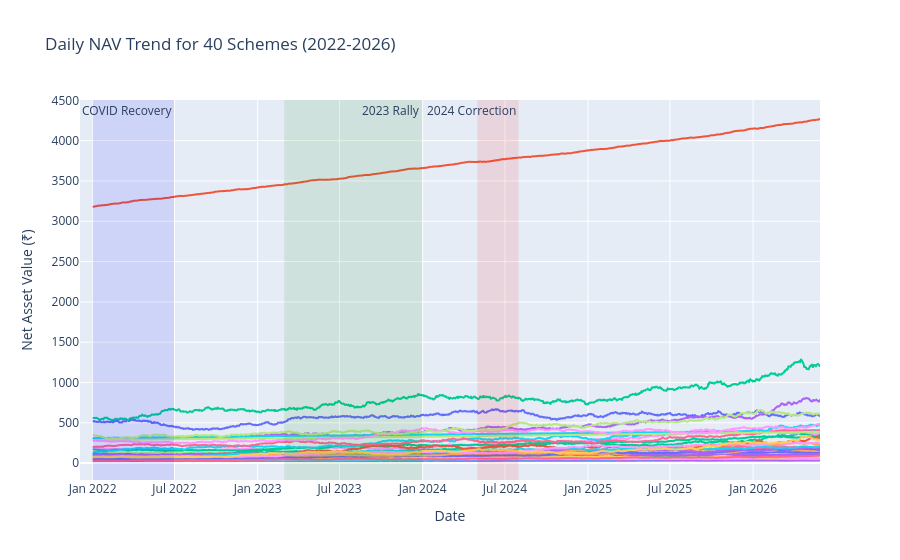

The notebook cell this image was saved under:
### Code cell
query_nav = """
    SELECT f.nav_date, f.nav, d.scheme_name 
    FROM fact_nav f
    JOIN dim_fund d ON f.amfi_code = d.amfi_code
"""
df_nav = pd.read_sql(query_nav, conn, parse_dates=['nav_date'])

fig = px.line(df_nav, x='nav_date', y='nav', color='scheme_name', 
              title='Daily NAV Trend for 40 Schemes (2022-2026)',
              labels={'nav_date': 'Date', 'nav': 'Net Asset Value (₹)'})

fig.add_vrect(x0="2022-01-01", x1="2022-06-30", fillcolor="blue", opacity=0.1, line_width=0, annotation_text="COVID Recovery")
fig.add_vrect(x0="2023-03-01", x1="2023-12-31", fillcolor="green", opacity=0.1, line_width=0, annotation_text="2023 Rally")
fig.add_vrect(x0="2024-05-01", x1="2024-07-31", fillcolor="red", opacity=0.1, line_width=0, annotation_text="2024 Correction")

fig.update_layout(showlegend=False) 
fig.show()
fig.write_image(REPORTS_DIR / 'nav_trend.png')

### Figure 1 — Plotly figure (JSON) as saved in the notebook; plotly's stock layout.template omitted (floating-point values rounded to 4 significant figures; data arrays with more than 128 entries replaced by an {"elided": "..."} marker saying what was removed)
{"data": [{"hovertemplate": "scheme_name=HDFC Top 100 Fund - Regular Plan - Growth<br>Date=%{x}<br>Net Asset Value (₹)=%{y}<extra></extra>", "legendgroup": "HDFC Top 100 Fund - Regular Plan - Growth", "line": {"color": "#636efa", "dash": "solid"}, "marker": {"symbol": "circle"}, "mode": "lines", "name": "HDFC Top 100 Fund - Regular Plan - Growth", "showlegend": true, "type": "scattergl", "x": {"elided": "1150 str values"}, "xaxis": "x", "y": {"elided": "1150 float values"}, "yaxis": "y"}, {"hovertemplate": "scheme_name=HDFC Short Term Debt Fund - Regular - Growth<br>Date=%{x}<br>Net Asset Value (₹)=%{y}<extra></extra>", "legendgroup": "HDFC Short Term Debt Fund - Regular - Growth", "line": {"color": "#EF553B", "dash": "solid"}, "marker": {"symbol": "circle"}, "mode": "lines", "name": "HDFC Short Term Debt Fund - Regular - Growth", "showlegend": true, "type": "scattergl", "x": {"elided": "1150 str values"}, "xaxis": "x", "y": {"elided": "1150 float values"}, "yaxis": "y"}, {"hovertemplate": "scheme_name=HDFC Mid-Cap Opportunities Fund - Regular - Growth<br>Date=%{x}<br>Net Asset Value (₹)=%{y}<extra></extra>", "legendgroup": "HDFC Mid-Cap Opportunities Fund - Regular - Growth", "line": {"color": "#00cc96", "dash": "solid"}, "marker": {"symbol": "circle"}, "mode": "lines", "name": "HDFC Mid-Cap Opportunities Fund - Regular - Growth", "showlegend": true, "type": "scattergl", "x": {"elided": "1150 str values"}, "xaxis": "x", "y": {"elided": "1150 float values"}, "yaxis": "y"}, {"hovertemplate": "scheme_name=ABSL Frontline Equity Fund - Regular - Growth<br>Date=%{x}<br>Net Asset Value (₹)=%{y}<extra></extra>", "legendgroup": "ABSL Frontline Equity Fund - Regular - Growth", "line": {"color": "#ab63fa", "dash": "solid"}, "marker": {"symbol": "circle"}, "mode": "lines", "name": "ABSL Frontline Equity Fund - Regular - Growth", "showlegend": true, "type": "scattergl", "x": {"elided": "1150 str values"}, "xaxis": "x", "y": {"elided": "1150 float values"}, "yaxis": "y"}, {"hovertemplate": "scheme_name=ABSL Small Cap Fund - Regular - Growth<br>Date=%{x}<br>Net Asset Value (₹)=%{y}<extra></extra>", "legendgroup": "ABSL Small Cap Fund - Regular - Growth", "line": {"color": "#FFA15A", "dash": "solid"}, "marker": {"symbol": "circle"}, "mode": "lines", "name": "ABSL Small Cap Fund - Regular - Growth", "showlegend": true, "type": "scattergl", "x": {"elided": "1150 str values"}, "xaxis": "x", "y": {"elided": "1150 float values"}, "yaxis": "y"}, {"hovertemplate": "scheme_name=ABSL Liquid Fund - Regular - Growth<br>Date=%{x}<br>Net Asset Value (₹)=%{y}<extra></extra>", "legendgroup": "ABSL Liquid Fund - Regular - Growth", "line": {"color": "#19d3f3", "dash": "solid"}, "marker": {"symbol": "circle"}, "mode": "lines", "name": "ABSL Liquid Fund - Regular - Growth", "showlegend": true, "type": "scattergl", "x": {"elided": "1150 str values"}, "xaxis": "x", "y": {"elided": "1150 float values"}, "yaxis": "y"}, {"hovertemplate": "scheme_name=UTI Nifty 50 Index Fund - Regular - Growth<br>Date=%{x}<br>Net Asset Value (₹)=%{y}<extra></extra>", "legendgroup": "UTI Nifty 50 Index Fund - Regular - Growth", "line": {"color": "#FF6692", "dash": "solid"}, "marker": {"symbol": "circle"}, "mode": "lines", "name": "UTI Nifty 50 Index Fund - Regular - Growth", "showlegend": true, "type": "scattergl", "x": {"elided": "1150 str values"}, "xaxis": "x", "y": {"elided": "1150 float values"}, "yaxis": "y"}, {"hovertemplate": "scheme_name=UTI Mid Cap Fund - Regular - Growth<br>Date=%{x}<br>Net Asset Value (₹)=%{y}<extra></extra>", "legendgroup": "UTI Mid Cap Fund - Regular - Growth", "line": {"color": "#B6E880", "dash": "solid"}, "marker": {"symbol": "circle"}, "mode": "lines", "name": "UTI Mid Cap Fund - Regular - Growth", "showlegend": true, "type": "scattergl", "x": {"elided": "1150 str values"}, "xaxis": "x", "y": {"elided": "1150 float values"}, "yaxis": "y"}, {"hovertemplate": "scheme_name=UTI Flexi Cap Fund - Regular - Growth<br>Date=%{x}<br>Net Asset Value (₹)=%{y}<extra></extra>", "legendgroup": "UTI Flexi Cap Fund - Regular - Growth", "line": {"color": "#FF97FF", "dash": "solid"}, "marker": {"symbol": "circle"}, "mode": "lines", "name": "UTI Flexi Cap Fund - Regular - Growth", "showlegend": true, "type": "scattergl", "x": {"elided": "1150 str values"}, "xaxis": "x", "y": {"elided": "1150 float values"}, "yaxis": "y"}, {"hovertemplate": "scheme_name=Nippon India Large Cap Fund - Regular - Growth<br>Date=%{x}<br>Net Asset Value (₹)=%{y}<extra></extra>", "legendgroup": "Nippon India Large Cap Fund - Regular - Growth", "line": {"color": "#FECB52", "dash": "solid"}, "marker": {"symbol": "circle"}, "mode": "lines", "name": "Nippon India Large Cap Fund - Regular - Growth", "showlegend": true, "type": "scattergl", "x": {"elided": "1150 str values"}, "xaxis": "x", "y": {"elided": "1150 float values"}, "yaxis": "y"}, {"hovertemplate": "scheme_name=Nippon India Large Cap Fund - Direct - Growth<br>Date=%{x}<br>Net Asset Value (₹)=%{y}<extra></extra>", "legendgroup": "Nippon India Large Cap Fund - Direct - Growth", "line": {"color": "#636efa", "dash": "solid"}, "marker": {"symbol": "circle"}, "mode": "lines", "name": "Nippon India Large Cap Fund - Direct - Growth", "showlegend": true, "type": "scattergl", "x": {"elided": "1150 str values"}, "xaxis": "x", "y": {"elided": "1150 float values"}, "yaxis": "y"}, {"hovertemplate": "scheme_name=Nippon India Small Cap Fund - Regular - Growth<br>Date=%{x}<br>Net Asset Value (₹)=%{y}<extra></extra>", "legendgroup": "Nippon India Small Cap Fund - Regular - Growth", "line": {"color": "#EF553B", "dash": "solid"}, "marker": {"symbol": "circle"}, "mode": "lines", "name": "Nippon India Small Cap Fund - Regular - Growth", "showlegend": true, "type": "scattergl", "x": {"elided": "1150 str values"}, "xaxis": "x", "y": {"elided": "1150 float values"}, "yaxis": "y"}, {"hovertemplate": "scheme_name=Nippon India ETF Nifty 50 BeES<br>Date=%{x}<br>Net Asset Value (₹)=%{y}<extra></extra>", "legendgroup": "Nippon India ETF Nifty 50 BeES", "line": {"color": "#00cc96", "dash": "solid"}, "marker": {"symbol": "circle"}, "mode": "lines", "name": "Nippon India ETF Nifty 50 BeES", "showlegend": true, "type": "scattergl", "x": {"elided": "1150 str values"}, "xaxis": "x", "y": {"elided": "1150 float values"}, "yaxis": "y"}, {"hovertemplate": "scheme_name=Nippon India Gilt Securities Fund - Regular - Growth<br>Date=%{x}<br>Net Asset Value (₹)=%{y}<extra></extra>", "legendgroup": "Nippon India Gilt Securities Fund - Regular - Growth", "line": {"color": "#ab63fa", "dash": "solid"}, "marker": {"symbol": "circle"}, "mode": "lines", "name": "Nippon India Gilt Securities Fund - Regular - Growth", "showlegend": true, "type": "scattergl", "x": {"elided": "1150 str values"}, "xaxis": "x", "y": {"elided": "1150 float values"}, "yaxis": "y"}, {"hovertemplate": "scheme_name=Axis Bluechip Fund - Regular - Growth<br>Date=%{x}<br>Net Asset Value (₹)=%{y}<extra></extra>", "legendgroup": "Axis Bluechip Fund - Regular - Growth", "line": {"color": "#FFA15A", "dash": "solid"}, "marker": {"symbol": "circle"}, "mode": "lines", "name": "Axis Bluechip Fund - Regular - Growth", "showlegend": true, "type": "scattergl", "x": {"elided": "1150 str values"}, "xaxis": "x", "y": {"elided": "1150 float values"}, "yaxis": "y"}, {"hovertemplate": "scheme_name=Axis Bluechip Fund - Direct - Growth<br>Date=%{x}<br>Net Asset Value (₹)=%{y}<extra></extra>", "legendgroup": "Axis Bluechip Fund - Direct - Growth", "line": {"color": "#19d3f3", "dash": "solid"}, "marker": {"symbol": "circle"}, "mode": "lines", "name": "Axis Bluechip Fund - Direct - Growth", "showlegend": true, "type": "scattergl", "x": {"elided": "1150 str values"}, "xaxis": "x", "y": {"elided": "1150 float values"}, "yaxis": "y"}, {"hovertemplate": "scheme_name=Axis Midcap Fund - Regular - Growth<br>Date=%{x}<br>Net Asset Value (₹)=%{y}<extra></extra>", "legendgroup": "Axis Midcap Fund - Regular - Growth", "line": {"color": "#FF6692", "dash": "solid"}, "marker": {"symbol": "circle"}, "mode": "lines", "name": "Axis Midcap Fund - Regular - Growth", "showlegend": true, "type": "scattergl", "x": {"elided": "1150 str values"}, "xaxis": "x", "y": {"elided": "1150 float values"}, "yaxis": "y"}, {"hovertemplate": "scheme_name=Axis Small Cap Fund - Regular - Growth<br>Date=%{x}<br>Net Asset Value (₹)=%{y}<extra></extra>", "legendgroup": "Axis Small Cap Fund - Regular - Growth", "line": {"color": "#B6E880", "dash": "solid"}, "marker": {"symbol": "circle"}, "mode": "lines", "name": "Axis Small Cap Fund - Regular - Growth", "showlegend": true, "type": "scattergl", "x": {"elided": "1150 str values"}, "xaxis": "x", "y": {"elided": "1150 float values"}, "yaxis": "y"}, {"hovertemplate": "scheme_name=SBI Magnum Gilt Fund - Regular Plan - Growth<br>Date=%{x}<br>Net Asset Value (₹)=%{y}<extra></extra>", "legendgroup": "SBI Magnum Gilt Fund - Regular Plan - Growth", "line": {"color": "#FF97FF", "dash": "solid"}, "marker": {"symbol": "circle"}, "mode": "lines", "name": "SBI Magnum Gilt Fund - Regular Plan - Growth", "showlegend": true, "type": "scattergl", "x": {"elided": "1150 str values"}, "xaxis": "x", "y": {"elided": "1150 float values"}, "yaxis": "y"}, {"hovertemplate": "scheme_name=SBI Bluechip Fund - Regular Plan - Growth<br>Date=%{x}<br>Net Asset Value (₹)=%{y}<extra></extra>", "legendgroup": "SBI Bluechip Fund - Regular Plan - Growth", "line": {"color": "#FECB52", "dash": "solid"}, "marker": {"symbol": "circle"}, "mode": "lines", "name": "SBI Bluechip Fund - Regular Plan - Growth", "showlegend": true, "type": "scattergl", "x": {"elided": "1150 str values"}, "xaxis": "x", "y": {"elided": "1150 float values"}, "yaxis": "y"}, {"hovertemplate": "scheme_name=SBI Bluechip Fund - Direct Plan - Growth<br>Date=%{x}<br>Net Asset Value (₹)=%{y}<extra></extra>", "legendgroup": "SBI Bluechip Fund - Direct Plan - Growth", "line": {"color": "#636efa", "dash": "solid"}, "marker": {"symbol": "circle"}, "mode": "lines", "name": "SBI Bluechip Fund - Direct Plan - Growth", "showlegend": true, "type": "scattergl", "x": {"elided": "1150 str values"}, "xaxis": "x", "y": {"elided": "1150 float values"}, "yaxis": "y"}, {"hovertemplate": "scheme_name=SBI Small Cap Fund - Regular Plan - Growth<br>Date=%{x}<br>Net Asset Value (₹)=%{y}<extra></extra>", "legendgroup": "SBI Small Cap Fund - Regular Plan - Growth", "line": {"color": "#EF553B", "dash": "solid"}, "marker": {"symbol": "circle"}, "mode": "lines", "name": "SBI Small Cap Fund - Regular Plan - Growth", "showlegend": true, "type": "scattergl", "x": {"elided": "1150 str values"}, "xaxis": "x", "y": {"elided": "1150 float values"}, "yaxis": "y"}, {"hovertemplate": "scheme_name=SBI Small Cap Fund - Direct Plan - Growth<br>Date=%{x}<br>Net Asset Value (₹)=%{y}<extra></extra>", "legendgroup": "SBI Small Cap Fund - Direct Plan - Growth", "line": {"color": "#00cc96", "dash": "solid"}, "marker": {"symbol": "circle"}, "mode": "lines", "name": "SBI Small Cap Fund - Direct Plan - Growth", "showlegend": true, "type": "scattergl", "x": {"elided": "1150 str values"}, "xaxis": "x", "y": {"elided": "1150 float values"}, "yaxis": "y"}, {"hovertemplate": "scheme_name=ICICI Pru Bluechip Fund - Regular - Growth<br>Date=%{x}<br>Net Asset Value (₹)=%{y}<extra></extra>", "legendgroup": "ICICI Pru Bluechip Fund - Regular - Growth", "line": {"color": "#ab63fa", "dash": "solid"}, "marker": {"symbol": "circle"}, "mode": "lines", "name": "ICICI Pru Bluechip Fund - Regular - Growth", "showlegend": true, "type": "scattergl", "x": {"elided": "1150 str values"}, "xaxis": "x", "y": {"elided": "1150 float values"}, "yaxis": "y"}, {"hovertemplate": "scheme_name=ICICI Pru Bluechip Fund - Direct - Growth<br>Date=%{x}<br>Net Asset Value (₹)=%{y}<extra></extra>", "legendgroup": "ICICI Pru Bluechip Fund - Direct - Growth", "line": {"color": "#FFA15A", "dash": "solid"}, "marker": {"symbol": "circle"}, "mode": "lines", "name": "ICICI Pru Bluechip Fund - Direct - Growth", "showlegend": true, "type": "scattergl", "x": {"elided": "1150 str values"}, "xaxis": "x", "y": {"elided": "1150 float values"}, "yaxis": "y"}, {"hovertemplate": "scheme_name=ICICI Pru Midcap Fund - Regular - Growth<br>Date=%{x}<br>Net Asset Value (₹)=%{y}<extra></extra>", "legendgroup": "ICICI Pru Midcap Fund - Regular - Growth", "line": {"color": "#19d3f3", "dash": "solid"}, "marker": {"symbol": "circle"}, "mode": "lines", "name": "ICICI Pru Midcap Fund - Regular - Growth", "showlegend": true, "type": "scattergl", "x": {"elided": "1150 str values"}, "xaxis": "x", "y": {"elided": "1150 float values"}, "yaxis": "y"}, {"hovertemplate": "scheme_name=ICICI Pru Value Discovery Fund - Regular - Growth<br>Date=%{x}<br>Net Asset Value (₹)=%{y}<extra></extra>", "legendgroup": "ICICI Pru Value Discovery Fund - Regular - Growth", "line": {"color": "#FF6692", "dash": "solid"}, "marker": {"symbol": "circle"}, "mode": "lines", "name": "ICICI Pru Value Discovery Fund - Regular - Growth", "showlegend": true, "type": "scattergl", "x": {"elided": "1150 str values"}, "xaxis": "x", "y": {"elided": "1150 float values"}, "yaxis": "y"}, {"hovertemplate": "scheme_name=ICICI Pru Liquid Fund - Regular - Growth<br>Date=%{x}<br>Net Asset Value (₹)=%{y}<extra></extra>", "legendgroup": "ICICI Pru Liquid Fund - Regular - Growth", "line": {"color": "#B6E880", "dash": "solid"}, "marker": {"symbol": "circle"}, "mode": "lines", "name": "ICICI Pru Liquid Fund - Regular - Growth", "showlegend": true, "type": "scattergl", "x": {"elided": "1150 str values"}, "xaxis": "x", "y": {"elided": "1150 float values"}, "yaxis": "y"}, {"hovertemplate": "scheme_name=Kotak Bluechip Fund - Regular - Growth<br>Date=%{x}<br>Net Asset Value (₹)=%{y}<extra></extra>", "legendgroup": "Kotak Bluechip Fund - Regular - Growth", "line": {"color": "#FF97FF", "dash": "solid"}, "marker": {"symbol": "circle"}, "mode": "lines", "name": "Kotak Bluechip Fund - Regular - Growth", "showlegend": true, "type": "scattergl", "x": {"elided": "1150 str values"}, "xaxis": "x", "y": {"elided": "1150 float values"}, "yaxis": "y"}, {"hovertemplate": "scheme_name=Kotak Emerging Equity Fund - Regular - Growth<br>Date=%{x}<br>Net Asset Value (₹)=%{y}<extra></extra>", "legendgroup": "Kotak Emerging Equity Fund - Regular - Growth", "line": {"color": "#FECB52", "dash": "solid"}, "marker": {"symbol": "circle"}, "mode": "lines", "name": "Kotak Emerging Equity Fund - Regular - Growth", "showlegend": true, "type": "scattergl", "x": {"elided": "1150 str values"}, "xaxis": "x", "y": {"elided": "1150 float values"}, "yaxis": "y"}, {"hovertemplate": "scheme_name=Kotak Flexicap Fund - Regular - Growth<br>Date=%{x}<br>Net Asset Value (₹)=%{y}<extra></extra>", "legendgroup": "Kotak Flexicap Fund - Regular - Growth", "line": {"color": "#636efa", "dash": "solid"}, "marker": {"symbol": "circle"}, "mode": "lines", "name": "Kotak Flexicap Fund - Regular - Growth", "showlegend": true, "type": "scattergl", "x": {"elided": "1150 str values"}, "xaxis": "x", "y": {"elided": "1150 float values"}, "yaxis": "y"}, {"hovertemplate": "scheme_name=Kotak Liquid Fund - Regular - Growth<br>Date=%{x}<br>Net Asset Value (₹)=%{y}<extra></extra>", "legendgroup": "Kotak Liquid Fund - Regular - Growth", "line": {"color": "#EF553B", "dash": "solid"}, "marker": {"symbol": "circle"}, "mode": "lines", "name": "Kotak Liquid Fund - Regular - Growth", "showlegend": true, "type": "scattergl", "x": {"elided": "1150 str values"}, "xaxis": "x", "y": {"elided": "1150 float values"}, "yaxis": "y"}, {"hovertemplate": "scheme_name=HDFC Top 100 Fund - Direct Plan - Growth<br>Date=%{x}<br>Net Asset Value (₹)=%{y}<extra></extra>", "legendgroup": "HDFC Top 100 Fund - Direct Plan - Growth", "line": {"color": "#00cc96", "dash": "solid"}, "marker": {"symbol": "circle"}, "mode": "lines", "name": "HDFC Top 100 Fund - Direct Plan - Growth", "showlegend": true, "type": "scattergl", "x": {"elided": "1150 str values"}, "xaxis": "x", "y": {"elided": "1150 float values"}, "yaxis": "y"}, {"hovertemplate": "scheme_name=HDFC Mid-Cap Opportunities Fund - Direct - Growth<br>Date=%{x}<br>Net Asset Value (₹)=%{y}<extra></extra>", "legendgroup": "HDFC Mid-Cap Opportunities Fund - Direct - Growth", "line": {"color": "#ab63fa", "dash": "solid"}, "marker": {"symbol": "circle"}, "mode": "lines", "name": "HDFC Mid-Cap Opportunities Fund - Direct - Growth", "showlegend": true, "type": "scattergl", "x": {"elided": "1150 str values"}, "xaxis": "x", "y": {"elided": "1150 float values"}, "yaxis": "y"}, {"hovertemplate": "scheme_name=Mirae Asset Large Cap Fund - Regular - Growth<br>Date=%{x}<br>Net Asset Value (₹)=%{y}<extra></extra>", "legendgroup": "Mirae Asset Large Cap Fund - Regular - Growth", "line": {"color": "#FFA15A", "dash": "solid"}, "marker": {"symbol": "circle"}, "mode": "lines", "name": "Mirae Asset Large Cap Fund - Regular - Growth", "showlegend": true, "type": "scattergl", "x": {"elided": "1150 str values"}, "xaxis": "x", "y": {"elided": "1150 float values"}, "yaxis": "y"}, {"hovertemplate": "scheme_name=Mirae Asset Emerging Bluechip Fund - Regular - Growth<br>Date=%{x}<br>Net Asset Value (₹)=%{y}<extra></extra>", "legendgroup": "Mirae Asset Emerging Bluechip Fund - Regular - Growth", "line": {"color": "#19d3f3", "dash": "solid"}, "marker": {"symbol": "circle"}, "mode": "lines", "name": "Mirae Asset Emerging Bluechip Fund - Regular - Growth", "showlegend": true, "type": "scattergl", "x": {"elided": "1150 str values"}, "xaxis": "x", "y": {"elided": "1150 float values"}, "yaxis": "y"}, {"hovertemplate": "scheme_name=Mirae Asset Tax Saver Fund - Regular - Growth<br>Date=%{x}<br>Net Asset Value (₹)=%{y}<extra></extra>", "legendgroup": "Mirae Asset Tax Saver Fund - Regular - Growth", "line": {"color": "#FF6692", "dash": "solid"}, "marker": {"symbol": "circle"}, "mode": "lines", "name": "Mirae Asset Tax Saver Fund - Regular - Growth", "showlegend": true, "type": "scattergl", "x": {"elided": "1150 str values"}, "xaxis": "x", "y": {"elided": "1150 float values"}, "yaxis": "y"}, {"hovertemplate": "scheme_name=DSP Top 100 Equity Fund - Regular - Growth<br>Date=%{x}<br>Net Asset Value (₹)=%{y}<extra></extra>", "legendgroup": "DSP Top 100 Equity Fund - Regular - Growth", "line": {"color": "#B6E880", "dash": "solid"}, "marker": {"symbol": "circle"}, "mode": "lines", "name": "DSP Top 100 Equity Fund - Regular - Growth", "showlegend": true, "type": "scattergl", "x": {"elided": "1150 str values"}, "xaxis": "x", "y": {"elided": "1150 float values"}, "yaxis": "y"}, {"hovertemplate": "scheme_name=DSP Midcap Fund - Regular - Growth<br>Date=%{x}<br>Net Asset Value (₹)=%{y}<extra></extra>", "legendgroup": "DSP Midcap Fund - Regular - Growth", "line": {"color": "#FF97FF", "dash": "solid"}, "marker": {"symbol": "circle"}, "mode": "lines", "name": "DSP Midcap Fund - Regular - Growth", "showlegend": true, "type": "scattergl", "x": {"elided": "1150 str values"}, "xaxis": "x", "y": {"elided": "1150 float values"}, "yaxis": "y"}, {"hovertemplate": "scheme_name=DSP Small Cap Fund - Regular - Growth<br>Date=%{x}<br>Net Asset Value (₹)=%{y}<extra></extra>", "legendgroup": "DSP Small Cap Fund - Regular - Growth", "line": {"color": "#FECB52", "dash": "solid"}, "marker": {"symbol": "circle"}, "mode": "lines", "name": "DSP Small Cap Fund - Regular - Growth", "showlegend": true, "type": "scattergl", "x": {"elided": "1150 str values"}, "xaxis": "x", "y": {"elided": "1150 float values"}, "yaxis": "y"}], "layout": {"annotations": [{"showarrow": false, "text": "COVID Recovery", "x": "2022-06-30", "xanchor": "right", "xref": "x", "y": 1, "yanchor": "top", "yref": "y domain"}, {"showarrow": false, "text": "2023 Rally", "x": "2023-12-31", "xanchor": "right", "xref": "x", "y": 1, "yanchor": "top", "yref": "y domain"}, {"showarrow": false, "text": "2024 Correction", "x": "2024-07-31", "xanchor": "right", "xref": "x", "y": 1, "yanchor": "top", "yref": "y domain"}], "legend": {"title": {"text": "scheme_name"}, "tracegroupgap": 0}, "shapes": [{"fillcolor": "blue", "line": {"width": 0}, "opacity": 0.1, "type": "rect", "x0": "2022-01-01", "x1": "2022-06-30", "xref": "x", "y0": 0, "y1": 1, "yref": "y domain"}, {"fillcolor": "green", "line": {"width": 0}, "opacity": 0.1, "type": "rect", "x0": "2023-03-01", "x1": "2023-12-31", "xref": "x", "y0": 0, "y1": 1, "yref": "y domain"}, {"fillcolor": "red", "line": {"width": 0}, "opacity": 0.1, "type": "rect", "x0": "2024-05-01", "x1": "2024-07-31", "xref": "x", "y0": 0, "y1": 1, "yref": "y domain"}], "showlegend": false, "title": {"text": "Daily NAV Trend for 40 Schemes (2022-2026)"}, "xaxis": {"anchor": "y", "domain": [0, 1], "title": {"text": "Date"}}, "yaxis": {"anchor": "x", "domain": [0, 1], "title": {"text": "Net Asset Value (₹)"}}}}
